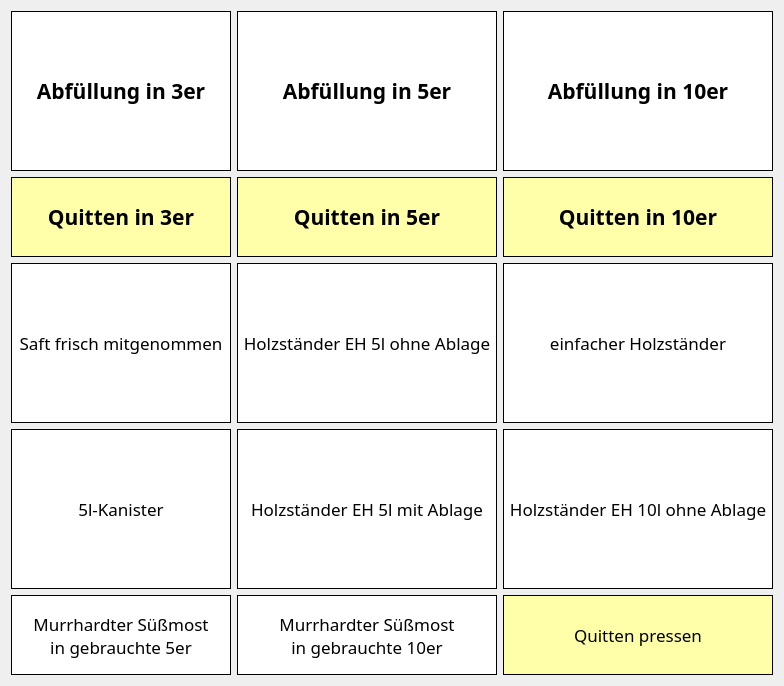
       <widget class="QWidget" name="page">
        <layout class="QGridLayout" name="gridLayout">
         <item row="2" column="1">
          <widget class="QToolButton" name="button_5er_q">
           <property name="sizePolicy">
            <sizepolicy hsizetype="MinimumExpanding" vsizetype="Fixed">
             <horstretch>0</horstretch>
             <verstretch>0</verstretch>
            </sizepolicy>
           </property>
           <property name="minimumSize">
            <size>
             <width>220</width>
             <height>80</height>
            </size>
           </property>
           <property name="palette">
            <palette>
             <active>
              <colorrole role="Button">
               <brush brushstyle="SolidPattern">
                <color alpha="255">
                 <red>255</red>
                 <green>255</green>
                 <blue>170</blue>
                </color>
               </brush>
              </colorrole>
              <colorrole role="Base">
               <brush brushstyle="SolidPattern">
                <color alpha="255">
                 <red>255</red>
                 <green>255</green>
                 <blue>170</blue>
                </color>
               </brush>
              </colorrole>
              <colorrole role="Window">
               <brush brushstyle="SolidPattern">
                <color alpha="255">
                 <red>255</red>
                 <green>255</green>
                 <blue>170</blue>
                </color>
               </brush>
              </colorrole>
             </active>
             <inactive>
              <colorrole role="Button">
               <brush brushstyle="SolidPattern">
                <color alpha="255">
                 <red>255</red>
                 <green>255</green>
                 <blue>170</blue>
                </color>
               </brush>
              </colorrole>
              <colorrole role="Base">
               <brush brushstyle="SolidPattern">
                <color alpha="255">
                 <red>255</red>
                 <green>255</green>
                 <blue>170</blue>
                </color>
               </brush>
              </colorrole>
              <colorrole role="Window">
               <brush brushstyle="SolidPattern">
                <color alpha="255">
                 <red>255</red>
                 <green>255</green>
                 <blue>170</blue>
                </color>
               </brush>
              </colorrole>
             </inactive>
             <disabled>
              <colorrole role="Button">
               <brush brushstyle="SolidPattern">
                <color alpha="255">
                 <red>255</red>
                 <green>255</green>
                 <blue>170</blue>
                </color>
               </brush>
              </colorrole>
              <colorrole role="Base">
               <brush brushstyle="SolidPattern">
                <color alpha="255">
                 <red>255</red>
                 <green>255</green>
                 <blue>170</blue>
                </color>
               </brush>
              </colorrole>
              <colorrole role="Window">
               <brush brushstyle="SolidPattern">
                <color alpha="255">
                 <red>255</red>
                 <green>255</green>
                 <blue>170</blue>
                </color>
               </brush>
              </colorrole>
             </disabled>
            </palette>
           </property>
           <property name="font">
            <font>
             <family>Linux Biolinum O</family>
             <pointsize>16</pointsize>
             <weight>75</weight>
             <bold>true</bold>
            </font>
           </property>
           <property name="focusPolicy">
            <enum>Qt::NoFocus</enum>
           </property>
           <property name="styleSheet">
            <string notr="true">border: 1px solid black;
background-color: #ffa;</string>
           </property>
           <property name="text">
            <string>Quitten in 5er</string>
           </property>
           <property name="icon">
            <iconset>
             <normaloff>../images/abfuellung_5er.png</normaloff>../images/abfuellung_5er.png</iconset>
           </property>
           <property name="iconSize">
            <size>
             <width>60</width>
             <height>60</height>
            </size>
           </property>
           <property name="toolButtonStyle">
            <enum>Qt::ToolButtonTextUnderIcon</enum>
           </property>
          </widget>
         </item>
         <item row="5" column="0">
          <widget class="QToolButton" name="button_5lkanister">
           <property name="sizePolicy">
            <sizepolicy hsizetype="MinimumExpanding" vsizetype="Fixed">
             <horstretch>0</horstretch>
             <verstretch>0</verstretch>
            </sizepolicy>
           </property>
           <property name="minimumSize">
            <size>
             <width>220</width>
             <height>160</height>
            </size>
           </property>
           <property name="font">
            <font>
             <family>Linux Biolinum O</family>
             <pointsize>13</pointsize>
            </font>
           </property>
           <property name="focusPolicy">
            <enum>Qt::NoFocus</enum>
           </property>
           <property name="styleSheet">
            <string notr="true">border: 1px solid black;
background-color: white;</string>
           </property>
           <property name="text">
            <string>5l-Kanister</string>
           </property>
           <property name="icon">
            <iconset>
             <normaloff>../images/5-liter-Kanister.png</normaloff>../images/5-liter-Kanister.png</iconset>
           </property>
           <property name="iconSize">
            <size>
             <width>100</width>
             <height>100</height>
            </size>
           </property>
           <property name="toolButtonStyle">
            <enum>Qt::ToolButtonTextUnderIcon</enum>
           </property>
          </widget>
         </item>
         <item row="0" column="1">
          <widget class="QToolButton" name="button_5er">
           <property name="sizePolicy">
            <sizepolicy hsizetype="MinimumExpanding" vsizetype="Fixed">
             <horstretch>0</horstretch>
             <verstretch>0</verstretch>
            </sizepolicy>
           </property>
           <property name="minimumSize">
            <size>
             <width>220</width>
             <height>160</height>
            </size>
           </property>
           <property name="font">
            <font>
             <family>Linux Biolinum O</family>
             <pointsize>16</pointsize>
             <weight>75</weight>
             <bold>true</bold>
            </font>
           </property>
           <property name="focusPolicy">
            <enum>Qt::NoFocus</enum>
           </property>
           <property name="styleSheet">
            <string notr="true">border: 1px solid black;
background-color: white;</string>
           </property>
           <property name="text">
            <string>Abfüllung in 5er</string>
           </property>
           <property name="icon">
            <iconset>
             <normaloff>../images/abfuellung_5er.png</normaloff>../images/abfuellung_5er.png</iconset>
           </property>
           <property name="iconSize">
            <size>
             <width>100</width>
             <height>100</height>
            </size>
           </property>
           <property name="toolButtonStyle">
            <enum>Qt::ToolButtonTextUnderIcon</enum>
           </property>
          </widget>
         </item>
         <item row="4" column="1">
          <widget class="QToolButton" name="button_holzstaender_5er_ohne">
           <property name="sizePolicy">
            <sizepolicy hsizetype="MinimumExpanding" vsizetype="Preferred">
             <horstretch>0</horstretch>
             <verstretch>0</verstretch>
            </sizepolicy>
           </property>
           <property name="minimumSize">
            <size>
             <width>220</width>
             <height>160</height>
            </size>
           </property>
           <property name="font">
            <font>
             <family>Linux Biolinum O</family>
             <pointsize>13</pointsize>
             <weight>50</weight>
             <bold>false</bold>
            </font>
           </property>
           <property name="focusPolicy">
            <enum>Qt::NoFocus</enum>
           </property>
           <property name="styleSheet">
            <string notr="true">border: 1px solid black;
background-color: white;</string>
           </property>
           <property name="text">
            <string>Holzständer EH 5l ohne Ablage</string>
           </property>
           <property name="icon">
            <iconset>
             <normaloff>../images/Holzstaender_EH_5LohneAbl_klein.png</normaloff>../images/Holzstaender_EH_5LohneAbl_klein.png</iconset>
           </property>
           <property name="iconSize">
            <size>
             <width>100</width>
             <height>100</height>
            </size>
           </property>
           <property name="toolButtonStyle">
            <enum>Qt::ToolButtonTextUnderIcon</enum>
           </property>
          </widget>
         </item>
         <item row="0" column="0">
          <widget class="QToolButton" name="button_3er">
           <property name="sizePolicy">
            <sizepolicy hsizetype="MinimumExpanding" vsizetype="Fixed">
             <horstretch>0</horstretch>
             <verstretch>0</verstretch>
            </sizepolicy>
           </property>
           <property name="minimumSize">
            <size>
             <width>220</width>
             <height>160</height>
            </size>
           </property>
           <property name="font">
            <font>
             <family>Linux Biolinum O</family>
             <pointsize>16</pointsize>
             <weight>75</weight>
             <bold>true</bold>
            </font>
           </property>
           <property name="focusPolicy">
            <enum>Qt::NoFocus</enum>
           </property>
           <property name="styleSheet">
            <string notr="true">border: 1px solid black;
background-color: white;</string>
           </property>
           <property name="text">
            <string>Abfüllung in 3er</string>
           </property>
           <property name="icon">
            <iconset>
             <normaloff>../images/3liter.jpg</normaloff>../images/3liter.jpg</iconset>
           </property>
           <property name="iconSize">
            <size>
             <width>100</width>
             <height>100</height>
            </size>
           </property>
           <property name="toolButtonStyle">
            <enum>Qt::ToolButtonTextUnderIcon</enum>
           </property>
          </widget>
         </item>
         <item row="4" column="0">
          <widget class="QToolButton" name="button_frischsaft">
           <property name="sizePolicy">
            <sizepolicy hsizetype="MinimumExpanding" vsizetype="Fixed">
             <horstretch>0</horstretch>
             <verstretch>0</verstretch>
            </sizepolicy>
           </property>
           <property name="minimumSize">
            <size>
             <width>220</width>
             <height>160</height>
            </size>
           </property>
           <property name="font">
            <font>
             <family>Linux Biolinum O</family>
             <pointsize>13</pointsize>
            </font>
           </property>
           <property name="focusPolicy">
            <enum>Qt::NoFocus</enum>
           </property>
           <property name="styleSheet">
            <string notr="true">border: 1px solid black;
background-color: white;</string>
           </property>
           <property name="text">
            <string>Saft frisch mitgenommen</string>
           </property>
           <property name="icon">
            <iconset>
             <normaloff>../images/frischsaft.png</normaloff>../images/frischsaft.png</iconset>
           </property>
           <property name="iconSize">
            <size>
             <width>100</width>
             <height>100</height>
            </size>
           </property>
           <property name="toolButtonStyle">
            <enum>Qt::ToolButtonTextUnderIcon</enum>
           </property>
          </widget>
         </item>
         <item row="5" column="1">
          <widget class="QToolButton" name="button_holzstaender_5er_ablage">
           <property name="sizePolicy">
            <sizepolicy hsizetype="MinimumExpanding" vsizetype="Preferred">
             <horstretch>0</horstretch>
             <verstretch>0</verstretch>
            </sizepolicy>
           </property>
           <property name="minimumSize">
            <size>
             <width>220</width>
             <height>160</height>
            </size>
           </property>
           <property name="font">
            <font>
             <family>Linux Biolinum O</family>
             <pointsize>13</pointsize>
            </font>
           </property>
           <property name="focusPolicy">
            <enum>Qt::NoFocus</enum>
           </property>
           <property name="styleSheet">
            <string notr="true">border: 1px solid black;
background-color: white;</string>
           </property>
           <property name="text">
            <string>Holzständer EH 5l mit Ablage</string>
           </property>
           <property name="icon">
            <iconset>
             <normaloff>../images/Holzstaender_EH_5LmitAbl_klein.png</normaloff>../images/Holzstaender_EH_5LmitAbl_klein.png</iconset>
           </property>
           <property name="iconSize">
            <size>
             <width>100</width>
             <height>100</height>
            </size>
           </property>
           <property name="toolButtonStyle">
            <enum>Qt::ToolButtonTextUnderIcon</enum>
           </property>
          </widget>
         </item>
         <item row="0" column="2">
          <widget class="QToolButton" name="button_10er">
           <property name="sizePolicy">
            <sizepolicy hsizetype="MinimumExpanding" vsizetype="Fixed">
             <horstretch>0</horstretch>
             <verstretch>0</verstretch>
            </sizepolicy>
           </property>
           <property name="minimumSize">
            <size>
             <width>220</width>
             <height>160</height>
            </size>
           </property>
           <property name="font">
            <font>
             <family>Linux Biolinum O</family>
             <pointsize>16</pointsize>
             <weight>75</weight>
             <bold>true</bold>
            </font>
           </property>
           <property name="focusPolicy">
            <enum>Qt::NoFocus</enum>
           </property>
           <property name="styleSheet">
            <string notr="true">border: 1px solid black;
background-color: white;</string>
           </property>
           <property name="text">
            <string>Abfüllung in 10er</string>
           </property>
           <property name="icon">
            <iconset>
             <normaloff>../images/abfuellung_10er.png</normaloff>../images/abfuellung_10er.png</iconset>
           </property>
           <property name="iconSize">
            <size>
             <width>100</width>
             <height>100</height>
            </size>
           </property>
           <property name="toolButtonStyle">
            <enum>Qt::ToolButtonTextUnderIcon</enum>
           </property>
          </widget>
         </item>
         <item row="6" column="0">
          <widget class="QToolButton" name="button_unsersaft_5er">
           <property name="sizePolicy">
            <sizepolicy hsizetype="Minimum" vsizetype="Preferred">
             <horstretch>0</horstretch>
             <verstretch>0</verstretch>
            </sizepolicy>
           </property>
           <property name="minimumSize">
            <size>
             <width>100</width>
             <height>80</height>
            </size>
           </property>
           <property name="font">
            <font>
             <family>Linux Biolinum O</family>
             <pointsize>13</pointsize>
            </font>
           </property>
           <property name="focusPolicy">
            <enum>Qt::NoFocus</enum>
           </property>
           <property name="styleSheet">
            <string notr="true">border: 1px solid black;
background-color: white;</string>
           </property>
           <property name="text">
            <string>Murrhardter Süßmost
in gebrauchte 5er</string>
           </property>
          </widget>
         </item>
         <item row="4" column="2">
          <widget class="QToolButton" name="button_holzstaender_klassisch">
           <property name="sizePolicy">
            <sizepolicy hsizetype="MinimumExpanding" vsizetype="Preferred">
             <horstretch>0</horstretch>
             <verstretch>0</verstretch>
            </sizepolicy>
           </property>
           <property name="minimumSize">
            <size>
             <width>220</width>
             <height>160</height>
            </size>
           </property>
           <property name="font">
            <font>
             <family>Linux Biolinum O</family>
             <pointsize>13</pointsize>
            </font>
           </property>
           <property name="focusPolicy">
            <enum>Qt::NoFocus</enum>
           </property>
           <property name="styleSheet">
            <string notr="true">border: 1px solid black;
background-color: white;</string>
           </property>
           <property name="text">
            <string>einfacher Holzständer</string>
           </property>
           <property name="icon">
            <iconset>
             <normaloff>../images/Holzstaender_klassisch_klein.png</normaloff>../images/Holzstaender_klassisch_klein.png</iconset>
           </property>
           <property name="iconSize">
            <size>
             <width>100</width>
             <height>100</height>
            </size>
           </property>
           <property name="toolButtonStyle">
            <enum>Qt::ToolButtonTextUnderIcon</enum>
           </property>
          </widget>
         </item>
         <item row="5" column="2">
          <widget class="QToolButton" name="button_holzstaender_10er">
           <property name="sizePolicy">
            <sizepolicy hsizetype="MinimumExpanding" vsizetype="Preferred">
             <horstretch>0</horstretch>
             <verstretch>0</verstretch>
            </sizepolicy>
           </property>
           <property name="minimumSize">
            <size>
             <width>220</width>
             <height>160</height>
            </size>
           </property>
           <property name="font">
            <font>
             <family>Linux Biolinum O</family>
             <pointsize>13</pointsize>
            </font>
           </property>
           <property name="focusPolicy">
            <enum>Qt::NoFocus</enum>
           </property>
           <property name="styleSheet">
            <string notr="true">border: 1px solid black;
background-color: white;</string>
           </property>
           <property name="text">
            <string>Holzständer EH 10l ohne Ablage</string>
           </property>
           <property name="icon">
            <iconset>
             <normaloff>../images/Holzstaender_EH_10L_klein.png</normaloff>../images/Holzstaender_EH_10L_klein.png</iconset>
           </property>
           <property name="iconSize">
            <size>
             <width>100</width>
             <height>100</height>
            </size>
           </property>
           <property name="toolButtonStyle">
            <enum>Qt::ToolButtonTextUnderIcon</enum>
           </property>
          </widget>
         </item>
         <item row="6" column="1">
          <widget class="QToolButton" name="button_unsersaft_10er">
           <property name="sizePolicy">
            <sizepolicy hsizetype="Minimum" vsizetype="Preferred">
             <horstretch>0</horstretch>
             <verstretch>0</verstretch>
            </sizepolicy>
           </property>
           <property name="minimumSize">
            <size>
             <width>100</width>
             <height>80</height>
            </size>
           </property>
           <property name="font">
            <font>
             <family>Linux Biolinum O</family>
             <pointsize>13</pointsize>
            </font>
           </property>
           <property name="focusPolicy">
            <enum>Qt::NoFocus</enum>
           </property>
           <property name="styleSheet">
            <string notr="true">border: 1px solid black;
background-color: white;</string>
           </property>
           <property name="text">
            <string>Murrhardter Süßmost
in gebrauchte 10er</string>
           </property>
          </widget>
         </item>
         <item row="2" column="0">
          <widget class="QToolButton" name="button_3er_q">
           <property name="sizePolicy">
            <sizepolicy hsizetype="MinimumExpanding" vsizetype="Fixed">
             <horstretch>0</horstretch>
             <verstretch>0</verstretch>
            </sizepolicy>
           </property>
           <property name="minimumSize">
            <size>
             <width>220</width>
             <height>80</height>
            </size>
           </property>
           <property name="palette">
            <palette>
             <active>
              <colorrole role="Button">
               <brush brushstyle="SolidPattern">
                <color alpha="255">
                 <red>255</red>
                 <green>255</green>
                 <blue>170</blue>
                </color>
               </brush>
              </colorrole>
              <colorrole role="Base">
               <brush brushstyle="SolidPattern">
                <color alpha="255">
                 <red>255</red>
                 <green>255</green>
                 <blue>170</blue>
                </color>
               </brush>
              </colorrole>
              <colorrole role="Window">
               <brush brushstyle="SolidPattern">
                <color alpha="255">
                 <red>255</red>
                 <green>255</green>
                 <blue>170</blue>
                </color>
               </brush>
              </colorrole>
             </active>
             <inactive>
              <colorrole role="Button">
               <brush brushstyle="SolidPattern">
                <color alpha="255">
                 <red>255</red>
                 <green>255</green>
                 <blue>170</blue>
                </color>
               </brush>
              </colorrole>
              <colorrole role="Base">
               <brush brushstyle="SolidPattern">
                <color alpha="255">
                 <red>255</red>
                 <green>255</green>
                 <blue>170</blue>
                </color>
               </brush>
              </colorrole>
              <colorrole role="Window">
               <brush brushstyle="SolidPattern">
                <color alpha="255">
                 <red>255</red>
                 <green>255</green>
                 <blue>170</blue>
                </color>
               </brush>
              </colorrole>
             </inactive>
             <disabled>
              <colorrole role="Button">
               <brush brushstyle="SolidPattern">
                <color alpha="255">
                 <red>255</red>
                 <green>255</green>
                 <blue>170</blue>
                </color>
               </brush>
              </colorrole>
              <colorrole role="Base">
               <brush brushstyle="SolidPattern">
                <color alpha="255">
                 <red>255</red>
                 <green>255</green>
                 <blue>170</blue>
                </color>
               </brush>
              </colorrole>
              <colorrole role="Window">
               <brush brushstyle="SolidPattern">
                <color alpha="255">
                 <red>255</red>
                 <green>255</green>
                 <blue>170</blue>
                </color>
               </brush>
              </colorrole>
             </disabled>
            </palette>
           </property>
           <property name="font">
            <font>
             <family>Linux Biolinum O</family>
             <pointsize>16</pointsize>
             <weight>75</weight>
             <bold>true</bold>
            </font>
           </property>
           <property name="focusPolicy">
            <enum>Qt::NoFocus</enum>
           </property>
           <property name="styleSheet">
            <string notr="true">border: 1px solid black;
background-color: #ffa;</string>
           </property>
           <property name="text">
            <string>Quitten in 3er</string>
           </property>
           <property name="icon">
            <iconset>
             <normaloff>../images/3liter.jpg</normaloff>../images/3liter.jpg</iconset>
           </property>
           <property name="iconSize">
            <size>
             <width>60</width>
             <height>60</height>
            </size>
           </property>
           <property name="toolButtonStyle">
            <enum>Qt::ToolButtonTextUnderIcon</enum>
           </property>
          </widget>
         </item>
         <item row="2" column="2">
          <widget class="QToolButton" name="button_10er_q">
           <property name="sizePolicy">
            <sizepolicy hsizetype="MinimumExpanding" vsizetype="Fixed">
             <horstretch>0</horstretch>
             <verstretch>0</verstretch>
            </sizepolicy>
           </property>
           <property name="minimumSize">
            <size>
             <width>220</width>
             <height>80</height>
            </size>
           </property>
           <property name="palette">
            <palette>
             <active>
              <colorrole role="Button">
               <brush brushstyle="SolidPattern">
                <color alpha="255">
                 <red>255</red>
                 <green>255</green>
                 <blue>170</blue>
                </color>
               </brush>
              </colorrole>
              <colorrole role="Base">
               <brush brushstyle="SolidPattern">
                <color alpha="255">
                 <red>255</red>
                 <green>255</green>
                 <blue>170</blue>
                </color>
               </brush>
              </colorrole>
              <colorrole role="Window">
               <brush brushstyle="SolidPattern">
                <color alpha="255">
                 <red>255</red>
                 <green>255</green>
                 <blue>170</blue>
                </color>
               </brush>
              </colorrole>
             </active>
             <inactive>
              <colorrole role="Button">
               <brush brushstyle="SolidPattern">
                <color alpha="255">
                 <red>255</red>
                 <green>255</green>
                 <blue>170</blue>
                </color>
               </brush>
              </colorrole>
              <colorrole role="Base">
               <brush brushstyle="SolidPattern">
                <color alpha="255">
                 <red>255</red>
                 <green>255</green>
                 <blue>170</blue>
                </color>
               </brush>
              </colorrole>
              <colorrole role="Window">
               <brush brushstyle="SolidPattern">
                <color alpha="255">
                 <red>255</red>
                 <green>255</green>
                 <blue>170</blue>
                </color>
               </brush>
              </colorrole>
             </inactive>
             <disabled>
              <colorrole role="Button">
               <brush brushstyle="SolidPattern">
                <color alpha="255">
                 <red>255</red>
                 <green>255</green>
                 <blue>170</blue>
                </color>
               </brush>
              </colorrole>
              <colorrole role="Base">
               <brush brushstyle="SolidPattern">
                <color alpha="255">
                 <red>255</red>
                 <green>255</green>
                 <blue>170</blue>
                </color>
               </brush>
              </colorrole>
              <colorrole role="Window">
               <brush brushstyle="SolidPattern">
                <color alpha="255">
                 <red>255</red>
                 <green>255</green>
                 <blue>170</blue>
                </color>
               </brush>
              </colorrole>
             </disabled>
            </palette>
           </property>
           <property name="font">
            <font>
             <family>Linux Biolinum O</family>
             <pointsize>16</pointsize>
             <weight>75</weight>
             <bold>true</bold>
            </font>
           </property>
           <property name="focusPolicy">
            <enum>Qt::NoFocus</enum>
           </property>
           <property name="styleSheet">
            <string notr="true">border: 1px solid black;
background-color: #ffa;</string>
           </property>
           <property name="text">
            <string>Quitten in 10er</string>
           </property>
           <property name="icon">
            <iconset>
             <normaloff>../images/abfuellung_10er.png</normaloff>../images/abfuellung_10er.png</iconset>
           </property>
           <property name="iconSize">
            <size>
             <width>60</width>
             <height>60</height>
            </size>
           </property>
           <property name="toolButtonStyle">
            <enum>Qt::ToolButtonTextUnderIcon</enum>
           </property>
          </widget>
         </item>
         <item row="6" column="2">
          <widget class="QToolButton" name="button_frischsaft_q">
           <property name="sizePolicy">
            <sizepolicy hsizetype="MinimumExpanding" vsizetype="Fixed">
             <horstretch>0</horstretch>
             <verstretch>0</verstretch>
            </sizepolicy>
           </property>
           <property name="minimumSize">
            <size>
             <width>220</width>
             <height>80</height>
            </size>
           </property>
           <property name="font">
            <font>
             <family>Linux Biolinum O</family>
             <pointsize>13</pointsize>
            </font>
           </property>
           <property name="focusPolicy">
            <enum>Qt::NoFocus</enum>
           </property>
           <property name="styleSheet">
            <string notr="true">border: 1px solid black;
background-color: #ffa;</string>
           </property>
           <property name="text">
            <string>Quitten pressen</string>
           </property>
           <property name="icon">
            <iconset>
             <normaloff>../images/frischsaft.png</normaloff>../images/frischsaft.png</iconset>
           </property>
           <property name="iconSize">
            <size>
             <width>50</width>
             <height>50</height>
            </size>
           </property>
           <property name="toolButtonStyle">
            <enum>Qt::ToolButtonTextUnderIcon</enum>
           </property>
          </widget>
         </item>
        </layout>
       </widget>
